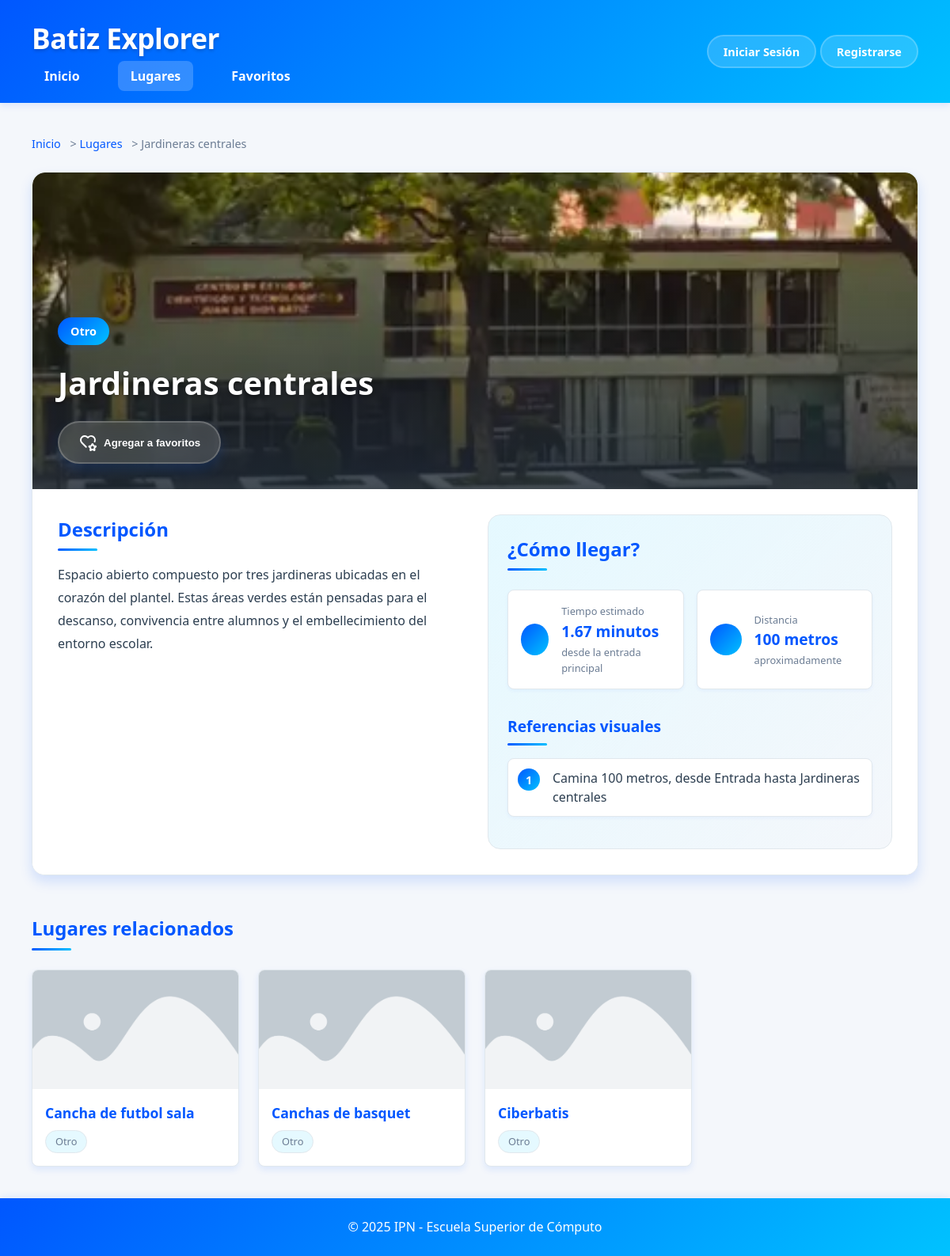
The app's page /lugares/2 with its own data.
### tables this page shows
CREATE TABLE places (
    id INT AUTO_INCREMENT PRIMARY KEY,
    name VARCHAR(100) NOT NULL,
    place_type_id INT NOT NULL,
    image VARCHAR(100),
    description TEXT,
    short_code VARCHAR(10),  
    capacity INT,  
    floor_level INT DEFAULT 0,  
    building VARCHAR(50),  
    position_x FLOAT,  
    position_y FLOAT,  
    is_accessible BOOLEAN DEFAULT TRUE,  
    is_active BOOLEAN DEFAULT TRUE,  
    created_at TIMESTAMP DEFAULT CURRENT_TIMESTAMP,
    updated_at TIMESTAMP DEFAULT CURRENT_TIMESTAMP ON UPDATE CURRENT_TIMESTAMP,
    
     
    CONSTRAINT fk_place_type FOREIGN KEY (place_type_id) REFERENCES place_types(id) ON DELETE RESTRICT,
    
     
    INDEX idx_place_type (place_type_id),
    INDEX idx_building (building),
    INDEX idx_floor (floor_level),
    INDEX idx_short_code (short_code),
    INDEX idx_active (is_active),
    INDEX idx_spatial (position_x, position_y)
);

CREATE TABLE place_types (
    id INT AUTO_INCREMENT PRIMARY KEY,
    name VARCHAR(50) NOT NULL UNIQUE,
    description TEXT,
    icon VARCHAR(50),  
    color VARCHAR(7),  
    created_at TIMESTAMP DEFAULT CURRENT_TIMESTAMP,
    updated_at TIMESTAMP DEFAULT CURRENT_TIMESTAMP ON UPDATE CURRENT_TIMESTAMP
);

CREATE TABLE connections (
    id INT AUTO_INCREMENT PRIMARY KEY,
    from_place_id INT NOT NULL,
    to_place_id INT NOT NULL,
    distance_m FLOAT NOT NULL,
    travel_time_minutes FLOAT,  
    connection_type ENUM('corridor', 'stairs', 'elevator', 'outdoor', 'bridge') DEFAULT 'corridor',
    is_bidirectional BOOLEAN DEFAULT TRUE,  
    is_accessible BOOLEAN DEFAULT TRUE,  
    is_active BOOLEAN DEFAULT TRUE,  
    notes TEXT,  
    created_at TIMESTAMP DEFAULT CURRENT_TIMESTAMP,
    updated_at TIMESTAMP DEFAULT CURRENT_TIMESTAMP ON UPDATE CURRENT_TIMESTAMP,
    
     
    CONSTRAINT fk_from_place FOREIGN KEY (from_place_id) REFERENCES places(id) ON DELETE CASCADE,
    CONSTRAINT fk_to_place FOREIGN KEY (to_place_id) REFERENCES places(id) ON DELETE CASCADE,
    
     
    CONSTRAINT uc_connection UNIQUE (from_place_id, to_place_id),
    CONSTRAINT chk_different_places CHECK (from_place_id != to_place_id),
    CONSTRAINT chk_positive_distance CHECK (distance_m > 0),
    
     
    INDEX idx_from_place (from_place_id),
    INDEX idx_to_place (to_place_id),
    INDEX idx_bidirectional (is_bidirectional),
    INDEX idx_active (is_active),
    INDEX idx_connection_type (connection_type)
);

### src/controllers/PlaceController.php (called while the page is built, shortened)
<?php
require_once 'models/Place.php';
require_once 'lib/utils.php';
class PlaceController
{
  private $placeModel;
  public function __construct()
  {
    $this->placeModel = new Place();
  }
  public function showPlaceDetail($params)
  {
    extract($params);
    try {
      $place = $this->placeModel->getPlaceWithType($placeId);
      $path = $connectionController->getPath($placeId);
      $connections = $connectionController->getConnectionsForPath($path);
      $relatedPlaces = $this->getRelatedPlaces($place["id"]);
      $userFavoritePlaces = $favoritePlacesController->getFavorites() ?? [];
      $favPlaceIds = array_column($userFavoritePlaces, 'place_id')  ;
      $placeId = $place['id'];
      $isFavorite = in_array($placeId, $favPlaceIds);
      include 'views/places/detail.php';
    } catch (Exception $e) {
      error_log("Error getting place detail: " . $e->getMessage());
      header('HTTP/1.1 500 Internal Server Error');
      include 'views/errors/500.php';
    }
  }
  public function getRelatedPlaces($placeId, $limit = 3)
  {
    $relatedPlaces = $this->placeModel->getRelatedPlaces($placeId, $limit);
    return $relatedPlaces;
  }
}

### src/config/database.php (called while the page is built, shortened)
<?php
class Database
{
  private $host = 'db';
  private $db_name = 'testdb';
  private $username = 'user';
  private $password = 'userpass';
  private $charset = 'utf8mb4';
  private $pdo;
  private function connect()
  {
    try {
      $dsn = "mysql:host=" . $this->host . ";dbname=" . $this->db_name . ";charset=" . $this->charset;
      $options = [
        PDO::ATTR_ERRMODE => PDO::ERRMODE_EXCEPTION,
        PDO::ATTR_DEFAULT_FETCH_MODE => PDO::FETCH_ASSOC,
        PDO::ATTR_EMULATE_PREPARES => false,
      ];
      $this->pdo = new PDO($dsn, $this->username, $this->password, $options);
    } catch (PDOException $e) {
      throw new PDOException($e->getMessage(), (int)$e->getCode());
    }
  }
  public function query($sql, $params = [])
  {
    try {
      $stmt = $this->pdo->prepare($sql);
      $stmt->execute($params);
      return $stmt;
    } catch (PDOException $e) {
      throw new PDOException($e->getMessage(), (int)$e->getCode());
    }
  }
  public function fetchOne($sql, $params = [])
  {
    $stmt = $this->query($sql, $params);
    return $stmt->fetch();
  }
  public function fetchAll($sql, $params = [])
  {
    $stmt = $this->query($sql, $params);
    return $stmt->fetchAll();
  }
}

### src/models/Connection.php (called while the page is built, shortened)
<?php
require_once 'config/database.php';
class Connection
{
  private $db;
  public function __construct()
  {
    $this->db = new Database();
  }
  public function getAllActive()
  {
    $sql = "SELECT c.*,p1.name AS from_name, p2.name AS to_name
            FROM connections c
            JOIN places p1 ON c.from_place_id = p1.id
            JOIN places p2 ON c.to_place_id = p2.id
            WHERE c.is_active = 1";
    return $this->db->fetchAll($sql);
  }
}

### src/controllers/ConnectionController.php (called while the page is built, shortened)
<?php
require_once 'models/Connection.php';
class ConnectionController
{
  private $connectionModel;
  private $connections;
  public function __construct()
  {
    $this->connectionModel = new Connection();
  }
  public function getPath($placeId)
  {
    $graph = [];
    $connections = $this->connectionModel->getAllActive();
    foreach ($connections as $conn) {
      $from = $conn['from_place_id'];
      $to = $conn['to_place_id'];
      $dist = floatval($conn['distance_m']);
      $graph[$from][$to] = $dist;
      if ($conn['is_bidirectional']) {
        $graph[$to][$from] = $dist;
      }
    }
    $path = dijkstra($graph, 1, $placeId);
    $this->connections = $connections;
    return $path;
  }
  public function getConnectionsForPath($path)
  {
    $results = [];
    $allConnections = $this->connections ?? $this->getAllConnections();
    for ($i = 0; $i < count($path) - 1; $i++) {
      $from = $path[$i];
      $to = $path[$i + 1];
      $found = null;
      foreach ($allConnections as $conn) {
        if (
          ($conn['from_place_id'] == $from && $conn['to_place_id'] == $to) ||
          ($conn['is_bidirectional'] && $conn['from_place_id'] == $to && $conn['to_place_id'] == $from)
        ) {
          $found = $conn;
          break;
        }
      }
      if ($found) {
        $results[] = $found;
      } else {
        throw new Exception("No se encontró conexión entre $from y $to");
      }
    }
    return $results;
  }
}

### src/models/Place.php (called while the page is built, shortened)
<?php
require_once 'config/database.php';
class Place
{
  private $db;
  public function __construct()
  {
    $this->db = new Database();
  }
  public function findById($id)
  {
    $sql = "SELECT * FROM places WHERE id = ? AND is_active = 1";
    return $this->db->fetchOne($sql, [$id]);
  }
  public function getPlaceWithType($placeId)
  {
    $sql = "SELECT
                p.*,
                pt.name as type_name,
                pt.description as type_description,
                pt.icon as type_icon,
                pt.color as type_color
            FROM places p
            INNER JOIN place_types pt ON p.place_type_id = pt.id
            WHERE p.id = ? AND p.is_active = 1";
    return $this->db->fetchOne($sql, [$placeId]);
  }
  public function getRelatedPlaces($placeId, $limit = 3)
  {
    $place = $this->findById($placeId);
    $typeId = $place['place_type_id'];
    $sql = "SELECT
          p.*,
          pt.name AS type_name,
          pt.icon AS type_icon,
          pt.color AS type_color
      FROM places p
      JOIN place_types pt ON p.place_type_id = pt.id
      WHERE p.is_active = 1
        AND p.place_type_id = ?
        AND p.id != ?
      ORDER BY p.name ASC
      LIMIT ?
  ";
    $rows = $this->db->fetchAll($sql, [$typeId, $placeId, $limit]);
    return $rows;
  }
}

### src/controllers/FavoritePlacesController.php (called while the page is built, shortened)
<?php
class FavoritePlacesController
{
  private $favoritePlaceModel;
  private $authController;
  public function __construct($authController)
  {
    $this->favoritePlaceModel = new FavoritePlace();
    $this->authController = $authController;
  }
  public function getFavorites()
  {
    $user = $this->authController->getCurrentUser();
    if (!$user) return null;
    $userId = $user['id'];
    $favorites = $this->favoritePlaceModel->getFavoritePlaces($userId) ?? [];
    return $favorites ?? [];
  }
}

### src/controllers/AuthController.php (called while the page is built, shortened)
<?php
class AuthController
{
  public function isLoggedIn()
  {
    return isset($_SESSION['logged_in']) && $_SESSION['logged_in'] === true;
  }
  public function getCurrentUser()
  {
    if (!$this->isLoggedIn()) {
      return null;
    }
    return [
      'id' => $_SESSION['user_id'],
      'firstname' => $_SESSION['firstname'],
      'lastname' => $_SESSION['lastname'],
      'role' => $_SESSION['role'],
      'email' => $_SESSION['email'],
      'student_id' => $_SESSION['student_id']
    ];
  }
}

### src/lib/utils.php (called while the page is built, shortened)
<?php
function renderAttributes($attributes = [])
{
  $attrs = '';
  foreach ($attributes as $key => $value) {
    if ($value !== null && $value !== false) {
      $attrs .= ' ' . htmlspecialchars($key) . '="' . htmlspecialchars($value) . '"';
    }
  }
  return $attrs;
}
function mergeAttributes($defaults, $custom = [])
{
  return array_merge($defaults, $custom);
}
function dijkstra($graph, $start, $end)
{
  $distances = [];
  $previous = [];
  $nodes = new SplPriorityQueue();
  foreach ($graph as $node => $edges) {
    if ($node == $start) {
      $distances[$node] = 0;
      $nodes->insert($node, 0);
    } else {
      $distances[$node] = INF;
      $nodes->insert($node, -INF);
    }
    $previous[$node] = null;
  }
  while (!$nodes->isEmpty()) {
    $smallest = $nodes->extract();
    if ($smallest == $end) {
      $path = [];
      while ($previous[$smallest]) {
        $path[] = $smallest;
        $smallest = $previous[$smallest];
      }
      $path[] = $start;
      return array_reverse($path);
    }
    foreach ($graph[$smallest] as $neighbor => $cost) {
      $alt = $distances[$smallest] + $cost;
      if ($alt < $distances[$neighbor]) {
        $distances[$neighbor] = $alt;
        $previous[$neighbor] = $smallest;
        $nodes->insert($neighbor, -$alt);
      }
    }
  }
  return [];
}

### src/views/places/detail.php (the view, shortened to what this page needs)
<?
require_once 'components/favorite-button.php';
$time = 0;
$distance = 0;
foreach ($connections as $path) {
  $time += $path["travel_time_minutes"];
  $distance += $path["distance_m"];
}
?>
<!DOCTYPE html>
<html lang="es">
<head>
  <link rel="stylesheet" href="../styles/globals.css">
  <link rel="stylesheet" href="../styles/responsive.css">
  <link rel="stylesheet" href="../styles/detail.css">
  <link rel="stylesheet" href="../styles/favorite-button.css">
</head>
<body>
  <? require 'components/layouts/header.php' ?>
  <main class="main-content">
    <div class="breadcrumb">
      <a href="/">Inicio</a> &gt;
      <a href="/lugares">Lugares</a> &gt;
      <span id="breadcrumb-place"><?= $place["name"] ?></span>
    </div>
    <article class="place-detail">
      <div class="place-hero">
        <div class="place-image-container">
          <?php $image = trim($place['image'] ?? ''); ?>
          <?php if (!empty($image)): ?>
            <img
              src="<?= htmlspecialchars("/" . $image); ?>"
              alt="<?= htmlspecialchars($place['name']); ?>"
              class="place-image">
          <?php else: ?>
            <img id="place-image" src="../../public/images/placeholder.webp" alt="Imagen del lugar" class="place-image">
          <?php endif; ?>
        </div>
        <div class="place-hero-content">
          <div id="place-badge" class="place-badge"><?= $place["type_name"] ?></div>
          <h1 id="place-title" class="place-title"><?= $place["name"] ?></h1>
          <?= favoriteButton($isFavorite, $placeId) ?>
        </div>
      </div>
      <div class="place-content">
        <section class="place-info">
          <div class="place-description">
            <h2>Descripción</h2>
            <p id="place-description"><?= $place["description"] ?></p>
          </div>
        </section>
        <section class="route-info">
          <h2>¿Cómo llegar?</h2>
          <div class="route-stats">
            <div class="route-stat">
              <div class="stat-icon time-icon"></div>
              <div class="stat-content">
                <span class="stat-label">Tiempo estimado</span>
                <span class="stat-value"><?= $time ?> minutos</span>
                <span class="stat-detail">desde la entrada principal</span>
              </div>
            </div>
            <div class="route-stat">
              <div class="stat-icon distance-icon"></div>
              <div class="stat-content">
                <span class="stat-label">Distancia</span>
                <span class="stat-value"><?= $distance  ?> metros</span>
                <span class="stat-detail">aproximadamente</span>
              </div>
            </div>
          </div>
          <div class="route-directions">
            <h3>Referencias visuales</h3>
            <div id="directions-content">
              <ol class="directions-list">
                <? foreach ($connections as $i => $path): ?>
                  <li>
                    <span class="direction-number"><?= $i + 1 ?></span>
                    <span class="direction-text">
                      Camina <?= $path["distance_m"] ?> metros, desde <?= $path["from_name"] ?> hasta <?= $path["to_name"] ?>
                    </span>
                  </li>
                <? endforeach ?>
              </ol>
            </div>
          </div>
        </section>
      </div>
    </article>
    <section class="related-places">
      <h2>Lugares relacionados</h2>
      <div id="related-grid" class="related-grid">
        <? if (count($relatedPlaces) === 0) : ?>
          <p class="no-related">No hay lugares relacionados disponibles.</p>
        <? else : ?>
          <? foreach ($relatedPlaces as $nearbyPlace): ?>
            <a href="/lugares/<?= $nearbyPlace["id"] ?>" class="related-card">
              <img src="../../public/images/placeholder.webp" alt="<?= $nearbyPlace["name"] ?>" class="related-image">
              <div class="related-info">
                <h3><?= $nearbyPlace["name"] ?></h3>
                <span class="related-category"><?= $nearbyPlace["type"]["name"] ?></span>
              </div>
            </a>
          <? endforeach ?>
        <? endif ?>
      </div>
    </section>
  </main>
  <? require 'components/layouts/footer.php' ?>
</body>
</html>

### src/components/favorite-button.php (shortened to what this page needs)
<?php
require_once 'components/icons/favorite-icon.php';
function favoriteButton($isFavorite, $placeId, $attributes = [])
{
  $defaultAttrs = [];
  $attrs = mergeAttributes($defaultAttrs, $attributes);
  $attrString = renderAttributes($attrs);
  $title = $isFavorite ? 'En favoritos' : 'Agregar a favoritos';
?>
  <form method="POST" action="/toggle-favorite" class="favorite-form">
    <button type="submit" class="favorite-button card-star <?= $isFavorite ? 'active' : '' ?>"
      title="<?= $title ?>"
      <?= $attrString ?>>
      <?= favoriteIcon() ?>
      <span> <?= $title ?> </span>
    </button>
  </form>
<?php
}

### records on screen
places: name "Jardineras centrales", image (picture), place_type.name "Otro", id "Agregar a favoritos", description "Espacio abierto compuesto por tres jardineras ubicadas en el corazón del plantel. Estas áreas verdes están pensadas para el descanso, convivencia entre alumnos y el embellecimiento del entorno escolar."
connections: distance_m "100", from_place.name "Entrada", to_place.name "Jardineras centrales"
places: name "Cancha de futbol sala", name "Otro"
places: name "Canchas de basquet", name "Otro"
places: name "Ciberbatis", name "Otro"

### other values on screen
$time "1.67"
$distance "100"
